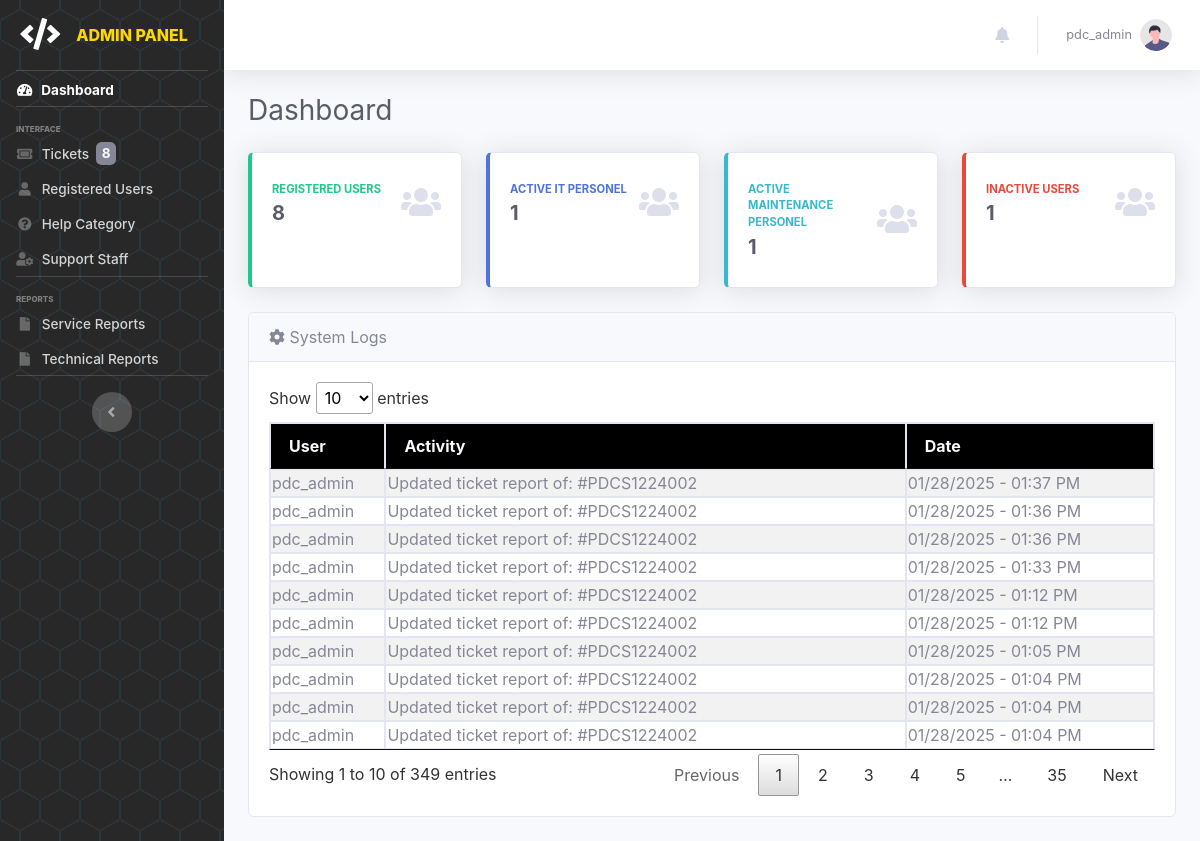
Before: /pages/admin/dashboard (signed in) with the older database file.
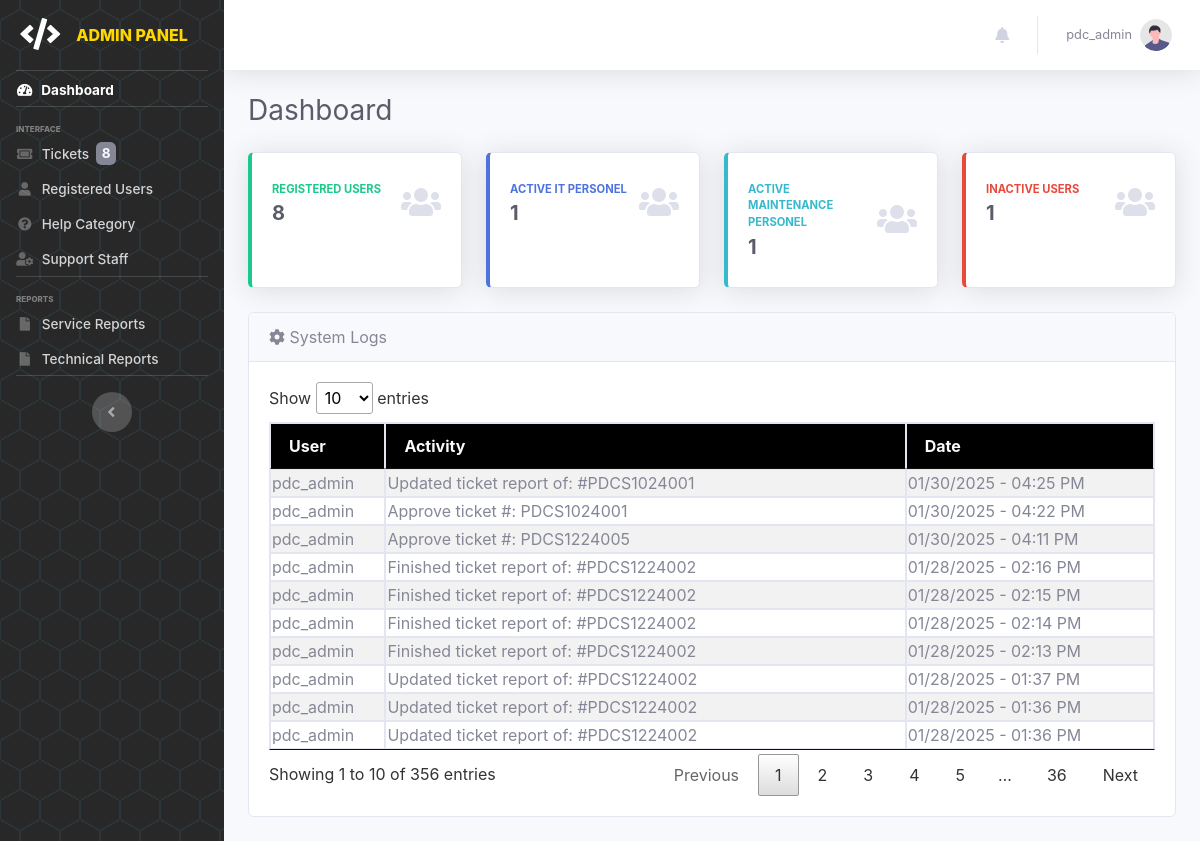
After: the same page with the newer database file.
### tables this page shows
CREATE TABLE `tbl_auditlog` (
  `id` int(100) NOT NULL,
  `user_id` varchar(100) NOT NULL,
  `activity` varchar(2000) NOT NULL,
  `type` varchar(100) NOT NULL,
  `date_posted` datetime(6) NOT NULL DEFAULT current_timestamp(6)
);

CREATE TABLE `tbl_useraccounts` (
  `id` int(11) NOT NULL,
  `name` varchar(100) NOT NULL,
  `username` varchar(100) NOT NULL,
  `password` varchar(255) NOT NULL,
  `role` enum('admin','it-admin','maintenance-admin','office','outlet','it','maintenance') NOT NULL,
  `status` enum('Active','Inactive') NOT NULL DEFAULT 'Active',
  `created` datetime(6) DEFAULT current_timestamp(6),
  `updated` datetime(6) DEFAULT current_timestamp(6) ON UPDATE current_timestamp(6)
);

### pages/admin/admin.dashboard.php (the view)
<?php
    include('admin.header.php');
?>
    <div class="container-fluid">
        <div class="d-sm-flex align-items-center justify-content-between mb-4">
            <h1 class="h3 mb-0 text-gray-800">Dashboard</h1>
        </div>
        <div class="row">
            <div class="col-xl-3 col-md-6 mb-4">
                <div class="card border-left-success shadow h-100 py-2">
                    <div class="card-body">
                        <div class="row no-gutters align-items-center">
                            <div class="col mr-2">
                                <div class="text-xs font-weight-bold text-success text-uppercase mb-1">
                                    Registered Users</div>
                                <div class="h5 mb-0 font-weight-bold text-gray-800">
                                    <?php
                                        $acc_qry = "SELECT COUNT(*) FROM tbl_useraccounts WHERE status='Active' AND id != '1'";
                                        $result = mysqli_query($conn, $acc_qry) or die(mysqli_error($conn));
                                        while ($row = mysqli_fetch_array($result)) {
                                            if($row[0] <= 0) {
                                                echo "0";
                                            }
                                            else {
                                                echo "$row[0]";
                                            }
                                        }
                                    ?>
                                </div>
                            </div>
                            <div class="col-auto">
                                <i class="fas fa-users fa-2x text-gray-300"></i>
                            </div>
                        </div>
                    </div>
                </div>
            </div>
            <div class="col-xl-3 col-md-6 mb-4">
                <div class="card border-left-primary shadow h-100 py-2">
                    <div class="card-body">
                        <div class="row no-gutters align-items-center">
                            <div class="col mr-2">
                                <div class="text-xs font-weight-bold text-primary text-uppercase mb-1">
                                    Active IT Personel</div>
                                <div class="h5 mb-0 font-weight-bold text-gray-800"><?php echo '1';?></div>
                            </div>
                            <div class="col-auto">
                                <i class="fas fa-users fa-2x text-gray-300"></i>
                            </div>
                        </div>
                    </div>
                </div>
            </div>
            <div class="col-xl-3 col-md-6 mb-4">
                <div class="card border-left-info shadow h-100 py-2">
                    <div class="card-body">
                        <div class="row no-gutters align-items-center">
                            <div class="col mr-2">
                                <div class="text-xs font-weight-bold text-info text-uppercase mb-1">Active Maintenance Personel
                                </div>
                                <div class="row no-gutters align-items-center">
                                    <div class="col-auto">
                                        <div class="h5 mb-0 mr-3 font-weight-bold text-gray-800"><?php echo '1';?></div>
                                    </div>
                                </div>
                            </div>
                            <div class="col-auto">
                                <i class="fas fa-users fa-2x text-gray-300"></i>
                            </div>
                        </div>
                    </div>
                </div>
            </div>
            <div class="col-xl-3 col-md-6 mb-4">
                <div class="card border-left-danger shadow h-100 py-2">
                    <div class="card-body">
                        <div class="row no-gutters align-items-center">
                            <div class="col mr-2">
                                <div class="text-xs font-weight-bold text-danger text-uppercase mb-1">
                                    Inactive Users</div>
                                <div class="h5 mb-0 font-weight-bold text-gray-800">
                                    <?php
                                        $inacc_qry = "SELECT COUNT(*) FROM tbl_useraccounts WHERE status='Inactive'";
                                        $result4 = mysqli_query($conn, $inacc_qry) or die(mysqli_error($conn));
                                        while ($row4 = mysqli_fetch_array($result4)) {
                                            if($row4[0] <= 0) {
                                                echo "0";
                                            }
                                            else {
                                                echo "$row4[0]";
                                            }
                                        }
                                    ?>
                                </div>
                            </div>
                            <div class="col-auto">
                                <i class="fas fa-users fa-2x text-gray-300"></i>
                            </div>
                        </div>
                    </div>
                </div>
            </div>
        </div>
        <div class="row">
            <div class="col-lg-12">
                <div class="card mb-4">
                    <div class="card-header">
                        <i class="fas fa-gear"></i>&nbsp;System Logs
                    </div>
                    <div class="card-body">
                        <div class="table-responsive">
                            <table class="table table-bordered table-striped table-sm w-100" id="syslogtbl">
                                <thead class="bg-dark text-light">
                                    <th>User</th>
                                    <th>Activity</th>
                                    <th>Date</th>
                                </thead>
                                <tbody>
                                <?php
                                    $adlog_qry = mysqli_query($conn, "SELECT a.*, u.username FROM tbl_auditlog a LEFT JOIN tbl_useraccounts u ON a.user_id = u.id ORDER BY a.date_posted DESC;");
                                    while($adlog_res=mysqli_fetch_array($adlog_qry)){
                                        $createDT = new DateTime($adlog_res["date_posted"]);
                                ?>
                                <tr>
                                    <td><?php echo $adlog_res['username']; ?></td>
                                    <td><?php echo $adlog_res['activity']; ?></td>
                                    <td><?php echo $formattedDate = $createDT->format('m/d/Y - h:i A'); ?></td>
                                </tr>
                                <?php } ?>
                                </tbody>
                            </table>
                        </div>
                    </div>
                </div>
            </div>
        </div>
    </div>
<?php include('admin.footer.php'); ?>

Changed rows visible on the page:
no longer on this page (row unchanged): tbl_auditlog: user.username "pdc_admin", activity "Updated ticket report of: #PDCS1224002", date_posted "01/28/2025 - 01:33 PM"
no longer on this page (row unchanged): tbl_auditlog: user.username "pdc_admin", activity "Updated ticket report of: #PDCS1224002", date_posted "01/28/2025 - 01:12 PM"
no longer on this page (row unchanged): tbl_auditlog: user.username "pdc_admin", activity "Updated ticket report of: #PDCS1224002", date_posted "01/28/2025 - 01:12 PM"
no longer on this page (row unchanged): tbl_auditlog: user.username "pdc_admin", activity "Updated ticket report of: #PDCS1224002", date_posted "01/28/2025 - 01:05 PM"
no longer on this page (row unchanged): tbl_auditlog: user.username "pdc_admin", activity "Updated ticket report of: #PDCS1224002", date_posted "01/28/2025 - 01:04 PM"
no longer on this page (row unchanged): tbl_auditlog: user.username "pdc_admin", activity "Updated ticket report of: #PDCS1224002", date_posted "01/28/2025 - 01:04 PM"
no longer on this page (row unchanged): tbl_auditlog: user.username "pdc_admin", activity "Updated ticket report of: #PDCS1224002", date_posted "01/28/2025 - 01:04 PM"
added tbl_auditlog: user.username "pdc_admin", activity "Updated ticket report of: #PDCS1024001", date_posted "01/30/2025 - 04:25 PM"
added tbl_auditlog: user.username "pdc_admin", activity "Approve ticket #: PDCS1024001", date_posted "01/30/2025 - 04:22 PM"
added tbl_auditlog: user.username "pdc_admin", activity "Approve ticket #: PDCS1224005", date_posted "01/30/2025 - 04:11 PM"
added tbl_auditlog: user.username "pdc_admin", activity "Finished ticket report of: #PDCS1224002", date_posted "01/28/2025 - 02:16 PM"
added tbl_auditlog: user.username "pdc_admin", activity "Finished ticket report of: #PDCS1224002", date_posted "01/28/2025 - 02:15 PM"
added tbl_auditlog: user.username "pdc_admin", activity "Finished ticket report of: #PDCS1224002", date_posted "01/28/2025 - 02:14 PM"
added tbl_auditlog: user.username "pdc_admin", activity "Finished ticket report of: #PDCS1224002", date_posted "01/28/2025 - 02:13 PM"
Other visible differences:
text written by a page script: "Show entries Showing 1 to 10 of 349 entries Previous 1 2 3 4 5 … 35 Next" → "Show entries Showing 1 to 10 of 356 entries Previous 1 2 3 4 5 … 36 Next"
